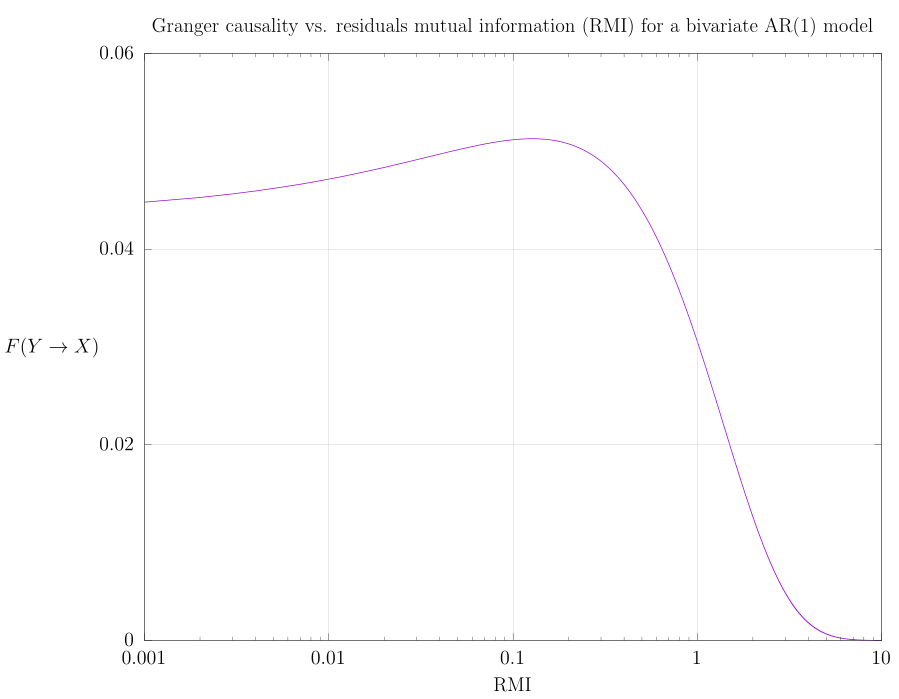

Here is the gnuplot script that generated this plot:
################################## Generated by 'gpmat' ##################################

set term cairolatex pdf standalone colortext color font "default,14" size 9.0,7.0

FNAME = "bivar_ar1_rmi"

set out FNAME.".tex"

##########################################################################################

datfile = FNAME.".dat"
set title "Granger causality vs. residuals mutual information (RMI) for a bivariate AR(1) model"
set xlabel 'RMI'
set ylabel '$F(Y \to X)$' offset -2 norot
# set xtics 0.25
set ytics 0.02
set logs x
set grid front lt 1 lc "grey"
set lmargin at screen 0.16
set rmargin 1.8
plot datfile using 1:2 with lines ls 1 lw 2 notitle

################################## Generated by 'gpmat' ##################################

set out
set term pop

PDF = FNAME.".pdf"

system "pdflatex --shell-escape --file-line-error --halt-on-error --interaction nonstopmode ".FNAME.".tex"
system "rm -f ".FNAME.".tex ".FNAME.".aux ".FNAME.".log ".FNAME."-inc.pdf "

##########################################################################################
